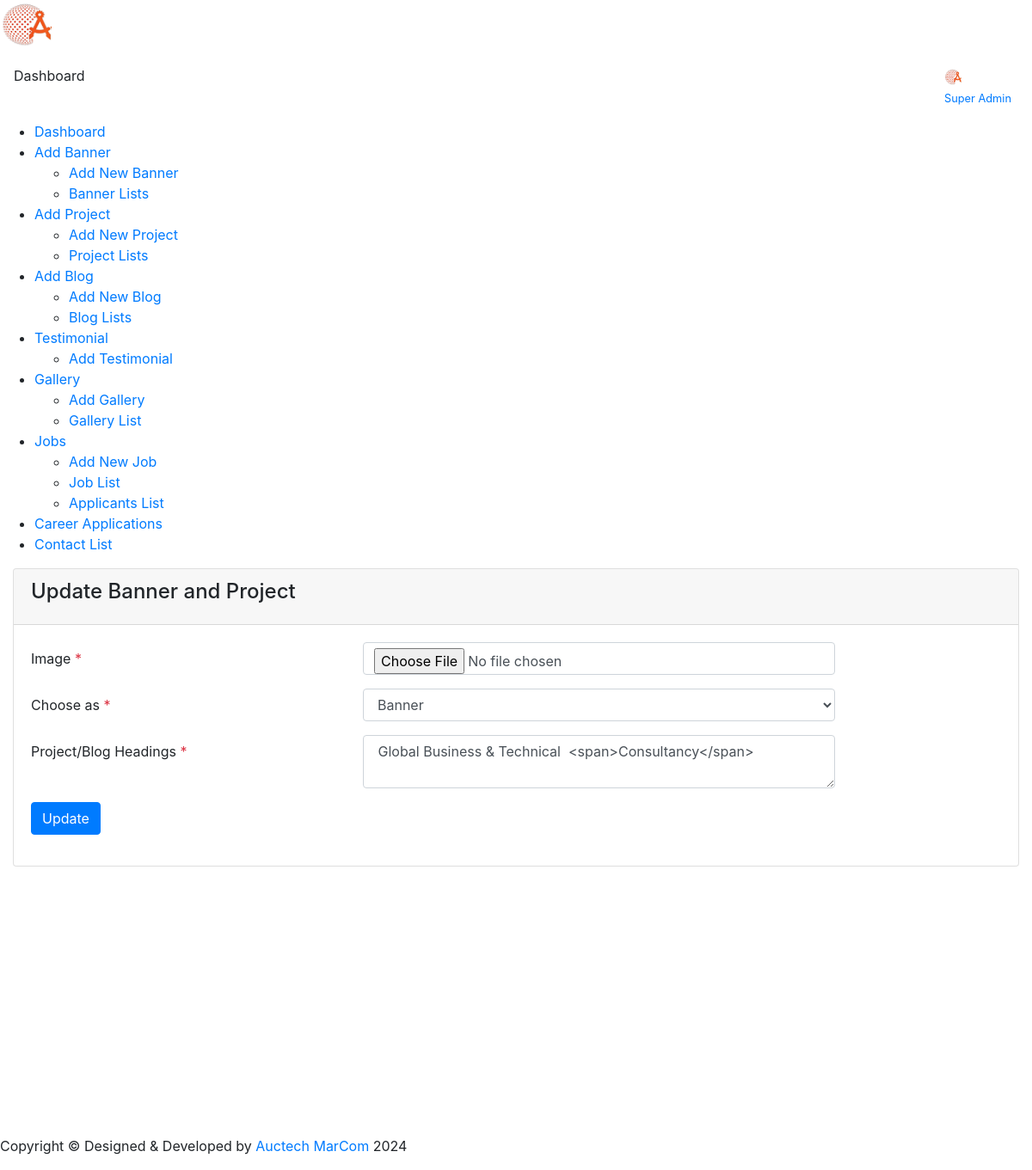
Page /admin/banner_edit.php?user_id=12 on the committed database.
### tables this page shows
CREATE TABLE `banners_projects` (
  `id` int(11) NOT NULL,
  `type` enum('Banner','Project','Blog') NOT NULL,
  `details` text NOT NULL,
  `image_path` varchar(255) NOT NULL,
  `created_at` timestamp NOT NULL DEFAULT current_timestamp()
);

### admin/banner_edit.php (the view, shortened to what this page needs)
<?php include 'header.php'; ?>
<?php include 'side_menu.php'; ?>
<?php
$user_id = $_GET['user_id'];
include '../db_con.php';
$que = "SELECT * FROM banners_projects WHERE id = $user_id";
$res = mysqli_query($con, $que);
$row = mysqli_fetch_array($res);
?>
<div class="content-body">
    <div class="container-fluid">
        <div class="row">
            <div class="col-lg-12">
                <div class="card">
                    <div class="card-header">
                        <h4 class="card-title">Update Banner and Project</h4>
                    </div>
                    <div class="card-body">
                        <div class="form-validation">
                            <form class="needs-validation" method="POST" action="banner_update.php" enctype="multipart/form-data" novalidate>
                                <div class="row">
                                    <div class="col-xl-12">
                                        <div class="mb-3 row">
                                            <label class="col-lg-4 col-form-label" for="image">Image <span class="text-danger">*</span></label>
                                            <div class="col-lg-6">
                                                <input type="file" name="image" class="form-control" id="image">
                                            </div>
                                        </div>
                                        <div class="mb-3 row">
                                            <label class="col-lg-4 col-form-label" for="type">Choose as <span class="text-danger">*</span></label>
                                            <div class="col-lg-6">
                                                <select class="form-control" name="type" id="type" required>
                                                    <option value="Banner" <?php echo ($row['type'] == 'Banner') ? 'selected' : ''; ?>>Banner</option>
                                                </select>
                                            </div>
                                        </div>
                                        <div class="mb-3 row">
                                            <label class="col-lg-4 col-form-label" for="details">Project/Blog Headings <span class="text-danger">*</span></label>
                                            <div class="col-lg-6">
                                                <textarea class="form-control" name="details" id="details" placeholder="Enter project details..." required><?php echo htmlspecialchars($row['details']); ?></textarea>
                                            </div>
                                        </div>
                                        <div class="mb-3 row">
                                            <div class="col-lg-8 ms-auto">
                                                <button type="submit" name="submit" class="btn btn-primary">Update</button>
                                            </div>
                                        </div>
                                    </div>
                                </div>
                            </form>
                        </div>
                    </div>
                </div>
            </div>
        </div>
    </div>
</div>
<?php include 'footer.php'; ?>

### rows in the picture
banners_projects: type "Banner", details "Global Business & Technical <span>Consultancy</span>"
